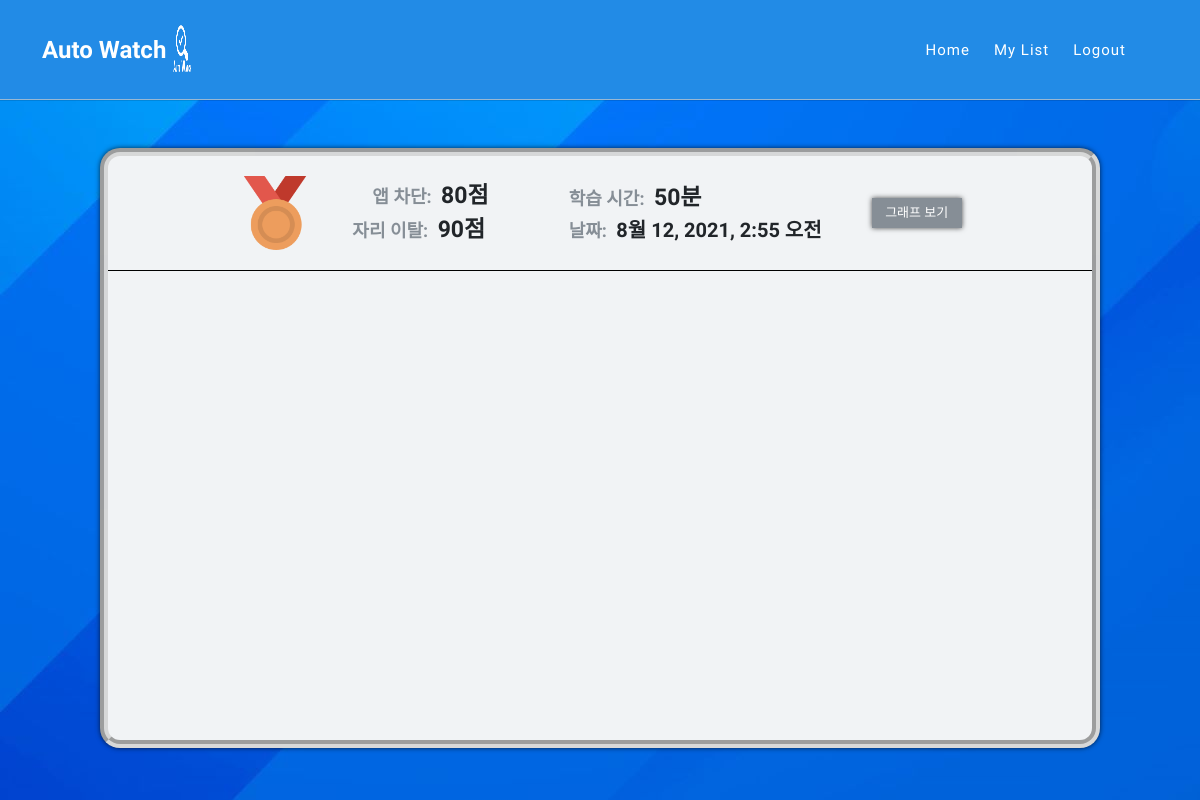
Screenshot of /main/list/analytics (signed in) with the database file from the repository.
### main/models.py (models this page shows, shortened)
class Analytics(models.Model):
    room_name = models.CharField(max_length=128, verbose_name="방 이름", default="NULL")
    email = models.EmailField(max_length=128, verbose_name="사용자",default="NULL")
    count =  models.IntegerField(verbose_name="사용자 수", default=0)
    rate = models.IntegerField(verbose_name="순위", default=0)
    level = models.IntegerField(verbose_name="집중도 레벨",default=0)
    app = models.IntegerField(verbose_name="앱 차단 점수",default=0)
    person = models.IntegerField(verbose_name="자리 이탈 점수",default=0)
    time = models.IntegerField(verbose_name="학습 시간",default=0)
    make_date = models.DateTimeField(auto_now_add=True, verbose_name='생성 날짜')
    class Meta:
        db_table = 'analytics'
        verbose_name = '집중도'
        verbose_name_plural = '집중도'

### main/views.py (the view)
# urls.py: path('list/analytics',AnalyticsList.as_view()),
class AnalyticsList(ListView):
    model = Analytics
    template_name = 'analyticslist.html'
    def get_queryset(self):
        QuerySet = Analytics.objects.filter(email = self.request.session.get('user_email')).order_by('-make_date')
        return QuerySet

### main/templates/analyticslist.html (shortened to what this page needs)
<!DOCTYPE html>
<html lang="ko" id="html">
<head>
    <link href="/static/vendor/bootstrap/css/bootstrap.min.css" rel="stylesheet">
    <link rel="stylesheet" href="/static/assets/css/fontawesome.css">
    <link rel="stylesheet" href="/static/assets/css/templatemo-seo-dream.css?after">
    <link rel="stylesheet" href="/static/assets/css/main.css">
    <link rel="stylesheet" href="/static/assets/css/makeroom.css">
    <link rel="stylesheet" href="/static/assets/css/enterroom.css?after">
    <link rel="stylesheet" href="/static/assets/css/list.css?after?after?after?after">
    <link rel="stylesheet" href="/static/assets/css/animated.css">
    <link rel="stylesheet" href="https://cdnjs.cloudflare.com/ajax/libs/animate.css/4.1.1/animate.min.css"/>
    <link rel="stylesheet" href="/static/assets/css/owl.css">
</head>
<body>
    <div class="animate__animated animate__fadeInDown animate__delay-0.8s">
      <header class="header-area">
        <div class="container">
          <div class="row">
            <div class="col-12">
                <nav class="main-nav">
                  <a href="/main" class="logo">
                    <h4>Auto Watch <img src="/static/assets/images/자동감시로고_-removebg-preview.png" alt="" class="auto_logo"></h4>
                  </a>
                  <ul class="nav">
                    <li class="scroll-to-section"><a href="/main">Home</a></li>
                    <li class="scroll-to-section"><a href="/main/list">My List</a></li>
                    <li class="scroll-to-section"><a href="/logout">Logout</a></li>
                    <li class="scroll-to-section"></li>
                  </ul>
                </nav>
            </div>
          </div>
        </div>
      </header>
    </div>
    <div class="main">
      <div class="inner">
        <div class="list-wapper" id="list-wapper" name="list-wapper" >
          {% if object_list %}
            {% for Analytics in object_list %}
              {% if Analytics.app > 90 and Analytics.person > 90 and Analytics.time > 60 %}
                <div class="analytics-list">
                  <img src="/static/assets/images/gold-medal.png" alt="">
                  <div class="over"><span class="list-sub-text-anal">앱 차단: </span><span class="list-main-text">{{Analytics.app}}점</span><br><span class="list-sub-text">자리 이탈: </span><span class="list-main-text">{{Analytics.person}}점</span></div>
                  <div class="under"><span class="list-sub-text">학습 시간: </span><span class="list-main-text">{{Analytics.time}}분</span><br><span class="list-sub-text">날짜: </span><span class="list-main-text-date">{{Analytics.make_date}}</span></div>
                  <button onclick="location.href='/main/list/analytics/{{Analytics.pk}}'">그래프 보기</button>
                </div>
              {% elif Analytics.app > 70 and Analytics.person > 70 and Analytics.time > 40 %}
                <div class="analytics-list">
                  <img src="/static/assets/images/bronze-medal.png" alt="">
                  <div class="over"><span class="list-sub-text-anal">앱 차단: </span><span class="list-main-text">{{Analytics.app}}점</span><br><span class="list-sub-text">자리 이탈: </span><span class="list-main-text">{{Analytics.person}}점</span></div>
                  <div class="under"><span class="list-sub-text">학습 시간: </span><span class="list-main-text">{{Analytics.time}}분</span><br><span class="list-sub-text">날짜: </span><span class="list-main-text-date">{{Analytics.make_date}}</span></div>
                  <button onclick="location.href='/main/list/analytics/{{Analytics.pk}}'">그래프 보기</button>
                </div>
              {%endif%}
            {% endfor%}
          {% else %}
            <div id="noroom" class="animate__animated animate__rubberBand animate__delay-0.8s">
                <span>생성한 집중도 자료가 없습니다!</span>
                <img src="/static/assets/images/embarrassed.png" alt="">
            </div>
          {%endif%}
        </div>
      </div>
    </div>
</body>
</html>

### static/assets/css/templatemo-seo-dream.css (style rules this page uses)
* { margin: 0; padding: 0; border: 0; outline: 0; }
ul, li { padding: 0; margin: 0; list-style: none; }
header, nav, section, article, aside, footer, hgroup { display: block; }
* { box-sizing: border-box; }
html, body { font-family: 'fontawesome-webfont', sans-serif; font-weight: 400; background-color: #fff; -ms-text-size-adjust: 100%; -webkit-font-smoothing: antialiased; -moz-osx-font-smoothing: grayscale; }
a { text-decoration: none; }
html, body { background: #fff; font-family: 'Open Sans', sans-serif; }
.header-area { background-color: #228be6; border-bottom: 1px solid rgba(204,204,204, 0.7); box-shadow: 0 0 1px rgba(0,0,0, 0.7); position: absolute; top: 0px; left: 0px; right: 0px; z-index: 100; height: 100px; -webkit-transition: all .5s ease 0s; -moz-transition: all .5s ease 0s; -o-transition: all .5s ease 0s; transition: all .5s ease 0s; }
.header-area .main-nav { min-height: 80px; background: transparent; }
.header-area .main-nav .logo { float: left; -webkit-transition: all 0.3s ease 0s; -moz-transition: all 0.3s ease 0s; -o-transition: all 0.3s ease 0s; transition: all 0.3s ease 0s; }
.header-area .main-nav .logo h4 { font-size: 30px; font-weight: 800; text-transform: capitalize; color: #fff; line-height: 100px; float: left; width: 300px; -webkit-transition: all 0.3s ease 0s; -moz-transition: all 0.3s ease 0s; -o-transition: all 0.3s ease 0s; transition: all 0.3s ease 0s; }
.header-area .main-nav .logo h4 img { margin-top: 10px; width: 80px; height: 80px; }
.header-area .main-nav .nav { float: right; margin-top: 30px; margin-right: 0px; background-color: transparent; -webkit-transition: all 0.3s ease 0s; -moz-transition: all 0.3s ease 0s; -o-transition: all 0.3s ease 0s; transition: all 0.3s ease 0s; position: relative; z-index: 999; }
.header-area .main-nav .nav li { padding-left: 20px; padding-right: 20px; }
.header-area .main-nav .nav li:last-child { padding-right: 0px; padding-left: 40px; }
.header-area .main-nav .nav li a { display: block; font-weight: 500; font-size: 15px; color: #fff; text-transform: capitalize; -webkit-transition: all 0.3s ease 0s; -moz-transition: all 0.3s ease 0s; -o-transition: all 0.3s ease 0s; transition: all 0.3s ease 0s; height: 40px; line-height: 40px; border: transparent; letter-spacing: 1px; }
.header-area .nav { margin-top: 30px; }
@media (max-width: 1200px) { .header-area .main-nav .nav li { padding-left: 12px; padding-right: 12px; } }
@media (max-width: 1200px) { .header-area .main-nav:before { display: none; } }
@media (min-width: 767px) { .header-area .main-nav .nav { display: flex !important; } }
.auto_logo { width: 100px; height: 50px; }
@media (max-width: 1200px) { .header-area .main-nav .logo h4 { font-size: 24px; } }
@media (max-width: 1200px) { .header-area .main-nav .logo h4 img { max-width: 25px; margin-left: 0px; } }
@media (max-width: 1200px) { .header-area .main-nav .nav li:last-child { padding-left: 20px; } }

### static/assets/css/main.css (style rules this page uses)
html,body { width: 100%; height: 100%; overflow: hidden; background-color: rgba(0,0,0, 0.7); }
.header-area .main-nav img { margin-top: 20px; }
.main { background-image: url(../images/main-back.jpg); background-repeat: no-repeat; width: 100%; height: 100%; display: flex; justify-content: center; align-items: center; }
.inner { margin-top: 6rem; width: 1000px; height: 600px; background-color: #f1f3f5; border-radius: 20px; border: 8px rgba(204,204,204, 0.7); border-style: groove; box-shadow: 0 0 5px rgba(0,0,0, 0.7); }

### static/assets/css/list.css (style rules this page uses)
.list-wapper { overflow: scroll; width: 100%; height: 100%; }
.list-sub-text { font-size: large; color: #868e96; font-weight: 700; margin-left: 30px; }
.list-main-text { font-size: 23px; color: #212529; font-weight: 650; margin-left: 5px; }
.over { margin-left: 10px; }
.under { margin-left: 50px; }
.analytics-list { border-bottom: 1px solid black; display: flex; justify-content: center; align-items: center; padding: 20px 0 20px 0; }
.analytics-list img { width: 74px; height: 74px; }
.analytics-list button { width: 90px; height: 30px; background-color: #868e96; box-shadow: 0 0 5px rgba(0,0,0, 0.7); color: white; font-size: small; margin-left: 50px; }
.list-sub-text-anal { margin-left: 50px; font-size: large; color: #868e96; font-weight: 700; }
.list-main-text-date { font-size: 20px; color: #212529; font-weight: 650; margin-left: 5px; }

### rows the page displays
Analytics: app "80", person "90", time "50", make_date "8월 12, 2021, 2:55 오전"
